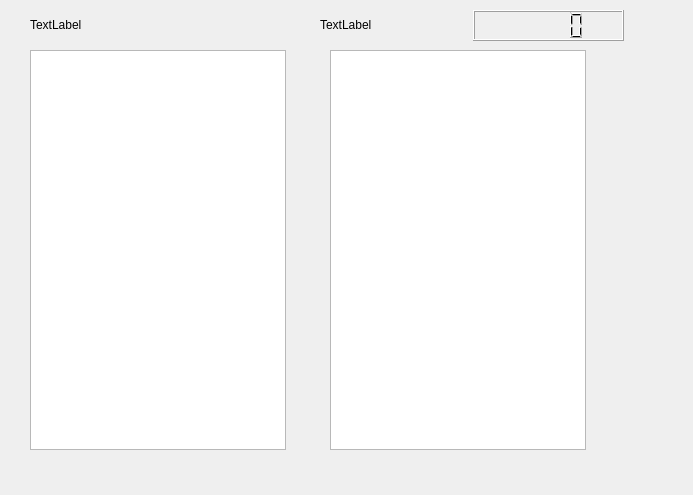
<?xml version="1.0" encoding="UTF-8"?>
<ui version="4.0">
 <class>Form</class>
 <widget class="QWidget" name="Form">
  <property name="geometry">
   <rect>
    <x>0</x>
    <y>0</y>
    <width>693</width>
    <height>495</height>
   </rect>
  </property>
  <property name="windowTitle">
   <string>Form</string>
  </property>
  <widget class="QListView" name="listView">
   <property name="geometry">
    <rect>
     <x>30</x>
     <y>50</y>
     <width>256</width>
     <height>400</height>
    </rect>
   </property>
  </widget>
  <widget class="QLabel" name="label">
   <property name="geometry">
    <rect>
     <x>30</x>
     <y>10</y>
     <width>90</width>
     <height>30</height>
    </rect>
   </property>
   <property name="text">
    <string>TextLabel</string>
   </property>
  </widget>
  <widget class="QLabel" name="label_2">
   <property name="geometry">
    <rect>
     <x>320</x>
     <y>10</y>
     <width>90</width>
     <height>30</height>
    </rect>
   </property>
   <property name="text">
    <string>TextLabel</string>
   </property>
  </widget>
  <widget class="QListView" name="listView_2">
   <property name="geometry">
    <rect>
     <x>330</x>
     <y>50</y>
     <width>256</width>
     <height>400</height>
    </rect>
   </property>
  </widget>
  <widget class="QLCDNumber" name="lcdNumber">
   <property name="geometry">
    <rect>
     <x>473</x>
     <y>10</y>
     <width>151</width>
     <height>31</height>
    </rect>
   </property>
  </widget>
 </widget>
 <resources/>
 <connections/>
</ui>
